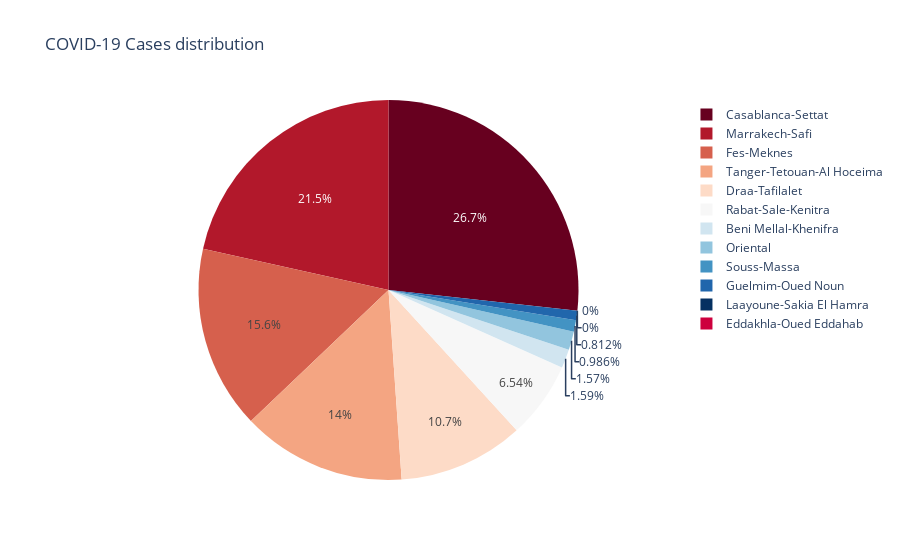

Write notebook code for a chart like this one.
### Code cell
#hide_input
fig = px.pie(by_regions, values='Confirmed', names='Region', title="COVID-19 Cases distribution",color_discrete_sequence=px.colors.sequential.RdBu)
fig.show()

### Figure 1 — Plotly figure (JSON) as saved in the notebook; plotly's stock layout.template omitted (floating-point values rounded to 4 significant figures)
{"data": [{"domain": {"x": [0, 1], "y": [0, 1]}, "hovertemplate": "Region=%{label}<br>Confirmed=%{value}<extra></extra>", "labels": ["Tanger-Tetouan-Al Hoceima", "Oriental", "Fes-Meknes", "Rabat-Sale-Kenitra", "Beni Mellal-Khenifra", "Casablanca-Settat", "Marrakech-Safi", "Draa-Tafilalet", "Souss-Massa", "Guelmim-Oued Noun", "Laayoune-Sakia El Hamra", "Eddakhla-Oued Eddahab"], "legendgroup": "", "name": "", "showlegend": true, "type": "pie", "values": [723, 81, 807, 338, 82, 1382, 1112, 552, 51, 42, 0, 0]}], "layout": {"legend": {"tracegroupgap": 0}, "piecolorway": ["rgb(103,0,31)", "rgb(178,24,43)", "rgb(214,96,77)", "rgb(244,165,130)", "rgb(253,219,199)", "rgb(247,247,247)", "rgb(209,229,240)", "rgb(146,197,222)", "rgb(67,147,195)", "rgb(33,102,172)", "rgb(5,48,97)"], "title": {"text": "COVID-19 Cases distribution"}}}
